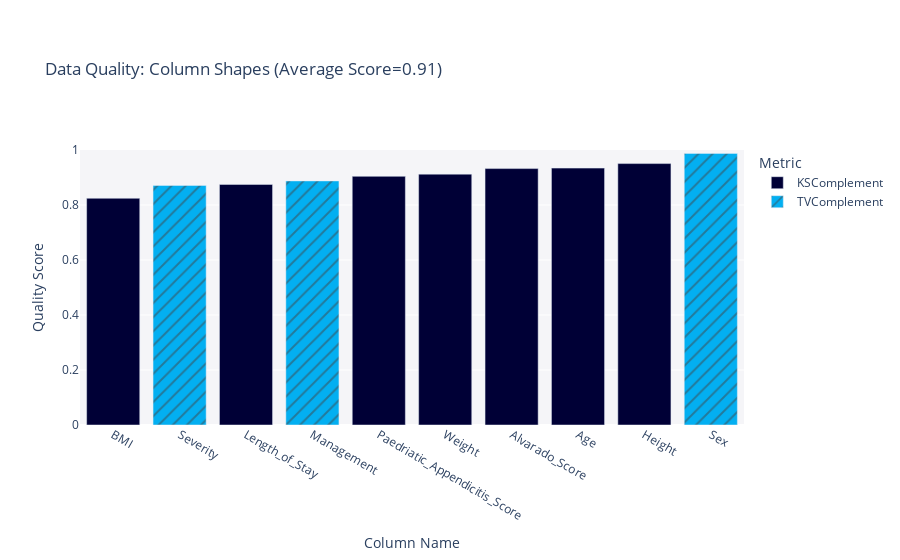

Notebook cell for this chart:
### Code cell
fig = quality_report.get_visualization('Column Shapes')
fig.show()
fig.write_image(file = f"pages/evaluation/{folder_name}/images/col_shapes.png")

### Figure 1 — Plotly figure (JSON) as saved in the notebook; plotly's stock layout.template omitted (floating-point values rounded to 4 significant figures)
{"data": [{"alignmentgroup": "True", "customdata": [["KSComplement"], ["KSComplement"], ["KSComplement"], ["KSComplement"], ["KSComplement"], ["KSComplement"], ["KSComplement"]], "hovertemplate": "<b>%{hovertext}</b><br><br>Metric=%{customdata[0]}<br>Quality Score=%{y}<extra></extra>", "hovertext": ["Age", "BMI", "Height", "Weight", "Length_of_Stay", "Alvarado_Score", "Paedriatic_Appendicitis_Score"], "legendgroup": "KSComplement", "marker": {"color": "#000036", "pattern": {"shape": ""}}, "name": "KSComplement", "offsetgroup": "KSComplement", "orientation": "v", "showlegend": true, "textposition": "auto", "type": "bar", "x": ["Age", "BMI", "Height", "Weight", "Length_of_Stay", "Alvarado_Score", "Paedriatic_Appendicitis_Score"], "xaxis": "x", "y": [0.9342, 0.8244, 0.9506, 0.9122, 0.8748, 0.9324, 0.9043], "yaxis": "y"}, {"alignmentgroup": "True", "customdata": [["TVComplement"], ["TVComplement"], ["TVComplement"]], "hovertemplate": "<b>%{hovertext}</b><br><br>Metric=%{customdata[0]}<br>Quality Score=%{y}<extra></extra>", "hovertext": ["Sex", "Management", "Severity"], "legendgroup": "TVComplement", "marker": {"color": "#03AFF1", "pattern": {"shape": "/"}}, "name": "TVComplement", "offsetgroup": "TVComplement", "orientation": "v", "showlegend": true, "textposition": "auto", "type": "bar", "x": ["Sex", "Management", "Severity"], "xaxis": "x", "y": [0.9877, 0.8875, 0.8711], "yaxis": "y"}], "layout": {"barmode": "relative", "legend": {"title": {"text": "Metric"}, "tracegroupgap": 0}, "margin": {"t": 150}, "plot_bgcolor": "#F5F5F8", "title": {"text": "Data Quality: Column Shapes (Average Score=0.91)"}, "xaxis": {"anchor": "y", "categoryorder": "total ascending", "domain": [0, 1], "title": {"text": "Column Name"}}, "yaxis": {"anchor": "x", "domain": [0, 1], "range": [0, 1], "title": {"text": "Quality Score"}}}}
